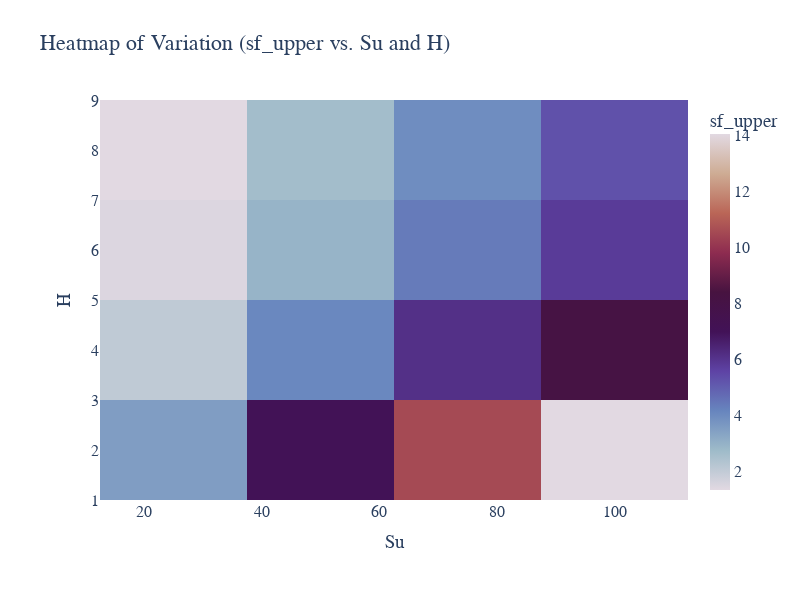

Here is the notebook cell this chart was saved with:
### Code cell
import plotly.graph_objs as go

# Create a heatmap using pivot_table
pivot_data = csv_data.pivot_table(values='sf_upper', index='H', columns='Su')

# Create the heatmap figure with the 'Viridis' color scale
heatmap = go.Figure(data=go.Heatmap(
    z=pivot_data.values,
    x=pivot_data.columns,
    y=pivot_data.index,
    colorscale='twilight',
    colorbar=dict(
        title='sf_upper',
        titleside='top',
        thickness=20,
    )
))

# Customize the appearance and layout
heatmap.update_layout(
    title='Heatmap of Variation (sf_upper vs. Su and H)',
    xaxis_title='Su',
    yaxis_title='H',
    width=800,
    height=600,
    margin=dict(t=100, r=100, b=100, l=100),
    font=dict(family="Arial", size=16),
)

# Show the interactive heatmap
heatmap.show()

### Figure 1 — Plotly figure (JSON) as saved in the notebook; plotly's stock layout.template omitted (floating-point values rounded to 4 significant figures)
{"data": [{"colorbar": {"thickness": 20, "title": {"side": "top", "text": "sf_upper"}}, "colorscale": [[0.0, "#e2d9e2"], [0.1111, "#9ebbc9"], [0.2222, "#6785be"], [0.3333, "#5e43a5"], [0.4444, "#421257"], [0.5556, "#471340"], [0.6667, "#8e2c50"], [0.7778, "#ba6657"], [0.8889, "#ceac94"], [1.0, "#e2d9e2"]], "x": [25, 50, 75, 100], "y": [2, 4, 6, 8], "z": [[3.516, 7.033, 10.55, 14.06], [2.037, 4.074, 6.112, 8.148], [1.453, 2.905, 4.359, 5.811], [1.318, 2.635, 3.95, 5.27]], "type": "heatmap"}], "layout": {"margin": {"t": 100, "r": 100, "b": 100, "l": 100}, "font": {"family": "Arial", "size": 16}, "title": {"text": "Heatmap of Variation (sf_upper vs. Su and H)"}, "xaxis": {"title": {"text": "Su"}}, "yaxis": {"title": {"text": "H"}}, "width": 800, "height": 600}}
